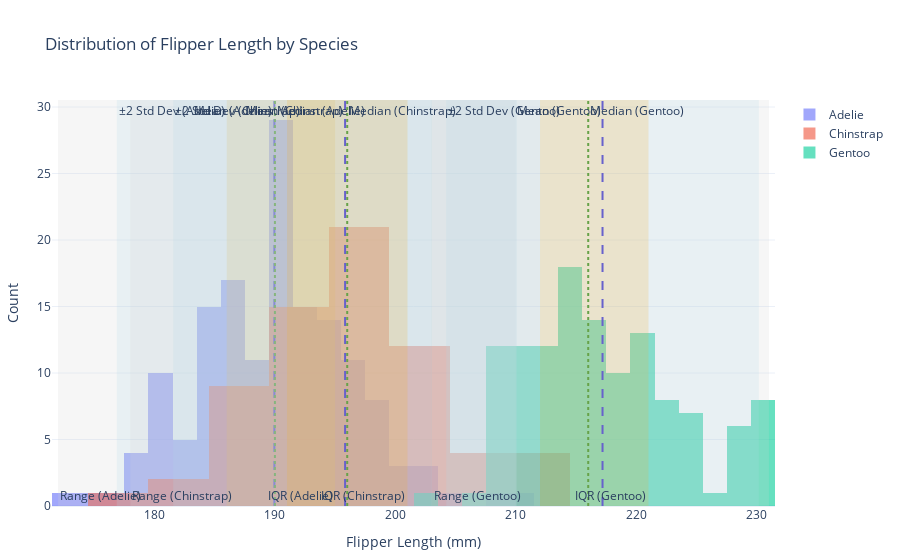

This figure's notebook cell:
### Code cell
import pandas as pd
import plotly.express as px
import plotly.graph_objects as go

# Load the penguins dataset
url = "https://raw.githubusercontent.com/mwaskom/seaborn-data/master/penguins.csv"
penguins = pd.read_csv(url)

# Remove rows with NaN in 'flipper_length_mm' and 'species'
penguins = penguins.dropna(subset=['flipper_length_mm', 'species'])

# Create a histogram for each species
species_list = penguins['species'].unique()

# Initialize the figure
fig = go.Figure()

# Loop through each species and add traces to the figure
for species in species_list:
    species_data = penguins[penguins['species'] == species]['flipper_length_mm']
    
    # Calculate statistics
    mean = species_data.mean()
    median = species_data.median()
    flipper_min = species_data.min()
    flipper_max = species_data.max()
    std = species_data.std()
    q1 = species_data.quantile(0.25)
    q3 = species_data.quantile(0.75)
    
    # Add histogram
    fig.add_trace(go.Histogram(
        x=species_data,
        name=species,
        opacity=0.6
    ))
    
    # Add vertical lines for mean and median
    fig.add_vline(x=mean, line_width=2, line_dash="dash", line_color="blue",
                  annotation_text=f"Mean ({species})", annotation_position="top left")
    fig.add_vline(x=median, line_width=2, line_dash="dot", line_color="green",
                  annotation_text=f"Median ({species})", annotation_position="top right")
    
    # Add rectangles for range, IQR, and 2 std dev from mean
    fig.add_vrect(x0=flipper_min, x1=flipper_max, line_width=0, fillcolor="lightgray", opacity=0.2,
                  annotation_text=f"Range ({species})", annotation_position="bottom left")
    
    fig.add_vrect(x0=q1, x1=q3, line_width=0, fillcolor="orange", opacity=0.2,
                  annotation_text=f"IQR ({species})", annotation_position="bottom right")
    
    fig.add_vrect(x0=mean - 2*std, x1=mean + 2*std, line_width=0, fillcolor="lightblue", opacity=0.2,
                  annotation_text=f"±2 Std Dev ({species})", annotation_position="top left")

# Update layout
fig.update_layout(
    title="Distribution of Flipper Length by Species",
    xaxis_title="Flipper Length (mm)",
    yaxis_title="Count",
    barmode='overlay',
    template='plotly_white',
    margin=dict(t=100, b=40, l=40, r=40))

# Show the figure
fig.show()

### Figure 1 — Plotly figure (JSON) as saved in the notebook; plotly's stock layout.template omitted (floating-point values rounded to 4 significant figures; data arrays with more than 128 entries replaced by an {"elided": "..."} marker saying what was removed)
{"data": [{"name": "Adelie", "opacity": 0.6, "type": "histogram", "x": {"elided": "151 int values"}}, {"name": "Chinstrap", "opacity": 0.6, "type": "histogram", "x": [192, 196, 193, 188, 197, 198, 178, 197, 195, 198, 193, 194, 185, 201, 190, 201, 197, 181, 190, 195, 181, 191, 187, 193, 195, 197, 200, 200, 191, 205, 187, 201, 187, 203, 195, 199, 195, 210, 192, 205, 210, 187, 196, 196, 196, 201, 190, 212, 187, 198, 199, 201, 193, 203, 187, 197, 191, 203, 202, 194, 206, 189, 195, 207, 202, 193, 210, 198]}, {"name": "Gentoo", "opacity": 0.6, "type": "histogram", "x": [211, 230, 210, 218, 215, 210, 211, 219, 209, 215, 214, 216, 214, 213, 210, 217, 210, 221, 209, 222, 218, 215, 213, 215, 215, 215, 216, 215, 210, 220, 222, 209, 207, 230, 220, 220, 213, 219, 208, 208, 208, 225, 210, 216, 222, 217, 210, 225, 213, 215, 210, 220, 210, 225, 217, 220, 208, 220, 208, 224, 208, 221, 214, 231, 219, 230, 214, 229, 220, 223, 216, 221, 221, 217, 216, 230, 209, 220, 215, 223, 212, 221, 212, 224, 212, 228, 218, 218, 212, 230, 218, 228, 212, 224, 214, 226, 216, 222, 203, 225, 219, 228, 215, 228, 216, 215, 210, 219, 208, 209, 216, 229, 213, 230, 217, 230, 217, 222, 214, 215, 222, 212, 213]}], "layout": {"annotations": [{"showarrow": false, "text": "Mean (Adelie)", "x": 190.0, "xanchor": "right", "xref": "x", "y": 1, "yanchor": "top", "yref": "y domain"}, {"showarrow": false, "text": "Median (Adelie)", "x": 190, "xanchor": "left", "xref": "x", "y": 1, "yanchor": "top", "yref": "y domain"}, {"showarrow": false, "text": "Range (Adelie)", "x": 172, "xanchor": "left", "xref": "x", "y": 0, "yanchor": "bottom", "yref": "y domain"}, {"showarrow": false, "text": "IQR (Adelie)", "x": 195, "xanchor": "right", "xref": "x", "y": 0, "yanchor": "bottom", "yref": "y domain"}, {"showarrow": false, "text": "±2 Std Dev (Adelie)", "x": 176.9, "xanchor": "left", "xref": "x", "y": 1, "yanchor": "top", "yref": "y domain"}, {"showarrow": false, "text": "Mean (Chinstrap)", "x": 195.8, "xanchor": "right", "xref": "x", "y": 1, "yanchor": "top", "yref": "y domain"}, {"showarrow": false, "text": "Median (Chinstrap)", "x": 196, "xanchor": "left", "xref": "x", "y": 1, "yanchor": "top", "yref": "y domain"}, {"showarrow": false, "text": "Range (Chinstrap)", "x": 178, "xanchor": "left", "xref": "x", "y": 0, "yanchor": "bottom", "yref": "y domain"}, {"showarrow": false, "text": "IQR (Chinstrap)", "x": 201, "xanchor": "right", "xref": "x", "y": 0, "yanchor": "bottom", "yref": "y domain"}, {"showarrow": false, "text": "±2 Std Dev (Chinstrap)", "x": 181.6, "xanchor": "left", "xref": "x", "y": 1, "yanchor": "top", "yref": "y domain"}, {"showarrow": false, "text": "Mean (Gentoo)", "x": 217.2, "xanchor": "right", "xref": "x", "y": 1, "yanchor": "top", "yref": "y domain"}, {"showarrow": false, "text": "Median (Gentoo)", "x": 216, "xanchor": "left", "xref": "x", "y": 1, "yanchor": "top", "yref": "y domain"}, {"showarrow": false, "text": "Range (Gentoo)", "x": 203, "xanchor": "left", "xref": "x", "y": 0, "yanchor": "bottom", "yref": "y domain"}, {"showarrow": false, "text": "IQR (Gentoo)", "x": 221, "xanchor": "right", "xref": "x", "y": 0, "yanchor": "bottom", "yref": "y domain"}, {"showarrow": false, "text": "±2 Std Dev (Gentoo)", "x": 204.2, "xanchor": "left", "xref": "x", "y": 1, "yanchor": "top", "yref": "y domain"}], "barmode": "overlay", "margin": {"b": 40, "l": 40, "r": 40, "t": 100}, "shapes": [{"line": {"color": "blue", "dash": "dash", "width": 2}, "type": "line", "x0": 190.0, "x1": 190.0, "xref": "x", "y0": 0, "y1": 1, "yref": "y domain"}, {"line": {"color": "green", "dash": "dot", "width": 2}, "type": "line", "x0": 190, "x1": 190, "xref": "x", "y0": 0, "y1": 1, "yref": "y domain"}, {"fillcolor": "lightgray", "line": {"width": 0}, "opacity": 0.2, "type": "rect", "x0": 172, "x1": 210, "xref": "x", "y0": 0, "y1": 1, "yref": "y domain"}, {"fillcolor": "orange", "line": {"width": 0}, "opacity": 0.2, "type": "rect", "x0": 186, "x1": 195, "xref": "x", "y0": 0, "y1": 1, "yref": "y domain"}, {"fillcolor": "lightblue", "line": {"width": 0}, "opacity": 0.2, "type": "rect", "x0": 176.9, "x1": 203.0, "xref": "x", "y0": 0, "y1": 1, "yref": "y domain"}, {"line": {"color": "blue", "dash": "dash", "width": 2}, "type": "line", "x0": 195.8, "x1": 195.8, "xref": "x", "y0": 0, "y1": 1, "yref": "y domain"}, {"line": {"color": "green", "dash": "dot", "width": 2}, "type": "line", "x0": 196, "x1": 196, "xref": "x", "y0": 0, "y1": 1, "yref": "y domain"}, {"fillcolor": "lightgray", "line": {"width": 0}, "opacity": 0.2, "type": "rect", "x0": 178, "x1": 212, "xref": "x", "y0": 0, "y1": 1, "yref": "y domain"}, {"fillcolor": "orange", "line": {"width": 0}, "opacity": 0.2, "type": "rect", "x0": 191, "x1": 201, "xref": "x", "y0": 0, "y1": 1, "yref": "y domain"}, {"fillcolor": "lightblue", "line": {"width": 0}, "opacity": 0.2, "type": "rect", "x0": 181.6, "x1": 210.1, "xref": "x", "y0": 0, "y1": 1, "yref": "y domain"}, {"line": {"color": "blue", "dash": "dash", "width": 2}, "type": "line", "x0": 217.2, "x1": 217.2, "xref": "x", "y0": 0, "y1": 1, "yref": "y domain"}, {"line": {"color": "green", "dash": "dot", "width": 2}, "type": "line", "x0": 216, "x1": 216, "xref": "x", "y0": 0, "y1": 1, "yref": "y domain"}, {"fillcolor": "lightgray", "line": {"width": 0}, "opacity": 0.2, "type": "rect", "x0": 203, "x1": 231, "xref": "x", "y0": 0, "y1": 1, "yref": "y domain"}, {"fillcolor": "orange", "line": {"width": 0}, "opacity": 0.2, "type": "rect", "x0": 212, "x1": 221, "xref": "x", "y0": 0, "y1": 1, "yref": "y domain"}, {"fillcolor": "lightblue", "line": {"width": 0}, "opacity": 0.2, "type": "rect", "x0": 204.2, "x1": 230.2, "xref": "x", "y0": 0, "y1": 1, "yref": "y domain"}], "title": {"text": "Distribution of Flipper Length by Species"}, "xaxis": {"title": {"text": "Flipper Length (mm)"}}, "yaxis": {"title": {"text": "Count"}}}}
